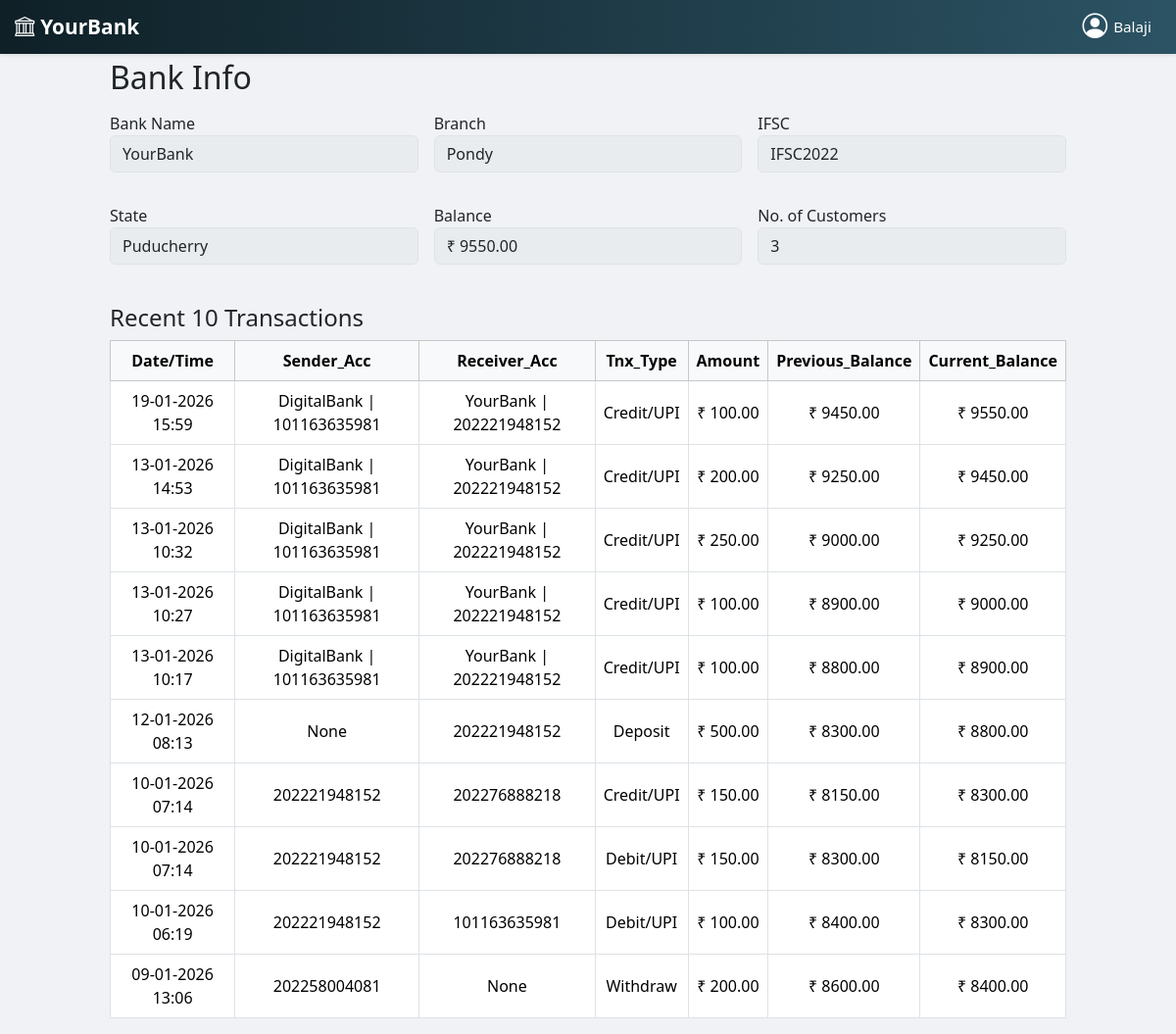
The app's page /yourbank/bank_dashboard/ (signed in) with its own data.
### YourBank/models.py (models this page shows, shortened)
class Bank(models.Model):
    name = models.CharField(max_length=200)
    ifsc = models.CharField(max_length=20, unique=True)
    branch = models.CharField(max_length=200)
    address = models.CharField(max_length=200)
    state = models.CharField(max_length=100)
    balance = models.DecimalField(max_digits=15, decimal_places=2, default=0)
    bank_prefix = models.CharField(max_length=4, default='2022')  # YourBank prefix

class BankTransaction(models.Model):
    TRANSACTION_TYPE_CHOICES = Transaction.TRANSACTION_TYPE
    bank = models.ForeignKey(Bank, on_delete=models.CASCADE, related_name="bank_transactions")
    customer = models.ForeignKey(Customer, on_delete=models.CASCADE, related_name="bank_transactions")
    transaction_type = models.CharField(max_length=10, choices=TRANSACTION_TYPE_CHOICES)
    amount = models.DecimalField(max_digits=12, decimal_places=2, default=0.00)
    balance_before = models.DecimalField(max_digits=15, decimal_places=2, default=0)
    balance_after = models.DecimalField(max_digits=15, decimal_places=2)
    sender_account = models.CharField(max_length=30, null=True, blank=True)
    receiver_account = models.CharField(max_length=30, null=True, blank=True)
    sender_bank = models.CharField(max_length=50, null=True, blank=True)
    receiver_bank = models.CharField(max_length=50, null=True, blank=True)  # New field for cross-bank transfers
    sender_mobile = models.CharField(max_length=10, blank=True, default='')
    receiver_mobile = models.CharField(max_length=10, blank=True, default='')
    date = models.DateTimeField(auto_now_add=True)

### YourBank/views.py (the view)
# urls.py: path('bank_dashboard/',views.bank_dashboard,name='bank_dashboard'),
def bank_dashboard(request):
    if 'staff_id' not in request.session:
        return redirect('yourbank:staff_login')
    bank = Bank.objects.first()
    transactions = BankTransaction.objects.all().order_by('-date')[:10]
    for txn in transactions:
        txn.display_type = get_display_type(txn)
    customer_count = bank.customer_set.count() if bank else 0
    context = {
        'bank': bank,
        'transactions': transactions,
        'customer_count': customer_count
    }
    return render(request, 'yourbank/bank.html', context)

### YourBank/views.py (called while the page is built)
def get_display_type(txn):
    if txn.transaction_type == "CREDIT":
        return "Credit/UPI"
    elif txn.transaction_type == "DEBIT":
        return "Debit/UPI"
    return txn.get_transaction_type_display()

### YourBank/templates/yourbank/bank.html (shortened to what this page needs)
{% extends 'yourbank/index.html' %}
{% load static %}
{% block content %}
<div class="container">
  <h2 class="mb-3">Bank Info</h2>
  <div class="row g-3">
    <div class="col-md-4">
      <label>Bank Name</label>
      <input type="text" class="form-control readonly-input" value="{{ bank.name }}" readonly>
    </div>
    <div class="col-md-4">
      <label>Branch</label>
      <input type="text" class="form-control readonly-input" value="{{ bank.branch }}" readonly>
    </div>
    <div class="col-md-4">
      <label>IFSC</label>
      <input type="text" class="form-control readonly-input" value="{{ bank.ifsc }}" readonly>
    </div>
    <div class="col-md-4">
      <label>State</label>
      <input type="text" class="form-control readonly-input" value="{{ bank.state }}" readonly>
    </div>
    <div class="col-md-4">
      <label>Balance</label>
      <input type="text" class="form-control readonly-input" value="₹ {{ bank.balance }}" readonly>
    </div>
    <div class="col-md-4">
      <label>No. of Customers</label>
      <input type="text" class="form-control readonly-input" value="{{ customer_count }}" readonly>
    </div>
  </div>
  <h4 class="mt-4">Recent 10 Transactions</h4>
<div class="table-responsive">
  <table class="table table-hover table-bordered align-middle text-center">
    <thead class="table-light">
      <tr>
        <th>Date/Time</th>
        <th>Sender_Acc</th>
        <th>Receiver_Acc</th>
        <th>Tnx_Type</th>
        <th>Amount</th>
        <th>Previous_Balance</th>
        <th>Current_Balance</th>
      </tr>
    </thead>
    <tbody>
      {% for tx in transactions %}
      <tr>
        <td>{{ tx.date|date:"d-m-Y H:i" }}</td>
         <td>
  {% if tx.transaction_type == "CREDIT" and tx.sender_bank %}
      {{ tx.sender_bank }} | {{ tx.sender_account }}
  {% else %}
      {{ tx.sender_account }}
  {% endif %}
</td>
<td>
  {% if tx.transaction_type == "CREDIT" and tx.sender_bank %}
      {{ tx.receiver_bank }} | {{ tx.receiver_account }}
  {% else %}
      {{ tx.receiver_account }}
  {% endif %}
</td>
        <td>{{ tx.display_type }}</td>
        <td>₹ {{ tx.amount }}</td>
        <td>₹ {{ tx.balance_before }}</td>
        <td>₹ {{ tx.balance_after }}</td>
      </tr>
      {% empty %}
      <tr><td colspan="7" class="text-center">No transactions found</td></tr>
      {% endfor %}
    </tbody>
  </table>
</div>
</div>
{% endblock content %}

### YourBank/templates/yourbank/bank.html (style rules this page uses)
.container { margin-top: 5%; max-width: 1000px; }
.readonly-input { background-color: #e9ecef; pointer-events: none; margin-bottom: 1rem; }

### records on screen
Bank: name "YourBank", branch "Pondy", ifsc "IFSC2022", state "Puducherry", balance "₹ 9550.00"
BankTransaction: date "19-01-2026 15:59", sender_bank "DigitalBank", sender_account "101163635981", receiver_bank "YourBank", receiver_account "202221948152", display_type "Credit/UPI", amount "100.00", balance_before "9450.00", balance_after "9550.00"
BankTransaction: date "13-01-2026 14:53", sender_bank "DigitalBank", sender_account "101163635981", receiver_bank "YourBank", receiver_account "202221948152", display_type "Credit/UPI", amount "200.00", balance_before "9250.00", balance_after "9450.00"
BankTransaction: date "13-01-2026 10:32", sender_bank "DigitalBank", sender_account "101163635981", receiver_bank "YourBank", receiver_account "202221948152", display_type "Credit/UPI", amount "250.00", balance_before "9000.00", balance_after "9250.00"
BankTransaction: date "13-01-2026 10:27", sender_bank "DigitalBank", sender_account "101163635981", receiver_bank "YourBank", receiver_account "202221948152", display_type "Credit/UPI", amount "100.00", balance_before "8900.00", balance_after "9000.00"
BankTransaction: date "13-01-2026 10:17", sender_bank "DigitalBank", sender_account "101163635981", receiver_bank "YourBank", receiver_account "202221948152", display_type "Credit/UPI", amount "100.00", balance_before "8800.00", balance_after "8900.00"
BankTransaction: date "12-01-2026 08:13", sender_account "None", receiver_account "202221948152", display_type "Deposit", amount "500.00", balance_before "8300.00", balance_after "8800.00"
BankTransaction: date "10-01-2026 07:14", sender_account "202221948152", receiver_account "202276888218", display_type "Credit/UPI", amount "150.00", balance_before "8150.00", balance_after "8300.00"
BankTransaction: date "10-01-2026 07:14", sender_account "202221948152", receiver_account "202276888218", display_type "Debit/UPI", amount "150.00", balance_before "8300.00", balance_after "8150.00"
BankTransaction: date "10-01-2026 06:19", sender_account "202221948152", receiver_account "101163635981", display_type "Debit/UPI", amount "100.00", balance_before "8400.00", balance_after "8300.00"
BankTransaction: date "09-01-2026 13:06", sender_account "202258004081", receiver_account "None", display_type "Withdraw", amount "200.00", balance_before "8600.00", balance_after "8400.00"

### other values on screen
{{ request.session.staff_username }} "Balaji"
